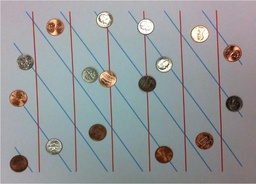
#> input picture linear_circular_hough_transform/test2.jpg, 256 x 184 px, shrunk from 880 x 634 before the run, given in place of test1.jpg, which was not available
$ python assignment_2.py
#> lines starting #> are read from the running program, lines starting #| are printed output that depends on the picture; after the words box and inside, x2 and y2 are one past the last pixel; in counts of white or black regions, pixels touching at a corner belong together; pictures that were not available may be replaced by others from this repository, and a replacement may not be noted
import os
import matplotlib.pyplot as plt
import numpy as np

from skimage import io, feature, color, util, draw
from skimage.color import rgb2gray
from numpy import linalg
from PIL import Image

def matplot_to_rgbarray(fig):
    # logic to return a matplot fig to an rgb one
    # this is John Matlab punishing me for insisting on the use of python
    fig.canvas.draw()

    rgba_buffer = fig.canvas.buffer_rgba()
    output = np.frombuffer(rgba_buffer, dtype=np.uint8)
    w, h = fig.canvas.get_width_height()
    output = output.reshape((h, w, 4))
    output = output[:, :, :3]

    plt.close(fig)
    return output

def line_detector(img):

    # take image and use canny feature
    # matlab uses a default sigma of sqrt(2), this is much more accurate to an expected matlab output
    edge_img = feature.canny(color.rgb2gray(img), sigma=np.sqrt(2))

    # only the white lines on the edges of the road are preserved using this line instead, this is much faster for evaluation purposes
    # edge_img = feature.canny(color.rgb2gray(img), sigma=1, low_threshold=0.4, high_threshold=1.2)

    # sampling freq
    theta_sample_frequency = 0.01
    rows, cols = (edge_img.shape)

    # this should stay an integer because stepping by 1 through rho
    rho_lim = int(np.ceil(np.linalg.norm([rows, cols])))

    # initialize ranges of rho and theta which will be stepped through
    rho = np.arange(-rho_lim, rho_lim, 1)
    theta = np.arange(0, np.pi, theta_sample_frequency)
    num_thetas = len(theta)
    num_rhos = len(rho)

    # creating an accumulator array with the length of rhos and thetas.
    acc = np.zeros((num_rhos, num_thetas))

    ## Performing the hough transform
    # translating matlab code into python is thankfully very nice because I do not need to worry about row/column indexing
    for indrows in range(rows):
        for indcols in range(cols):
            if edge_img[indrows, indcols] == 1:
                for theta_max in range(num_thetas):

                    th = theta[theta_max]
                    r = indcols * np.cos(th) + indrows * np.sin(th)

                    # this needs to stay an int bc it will go out of bounds otherwise.
                    rho_max = int(round(r + rho_lim))
                    if 0 <= rho_max < num_rhos:
                        acc[rho_max, theta_max] = acc[rho_max, theta_max] + 1


    I = np.argmax(acc) # grab linear index of max val
    M = acc.flat[I] # grab max val

    # we need to unravel the index to keep this code as close to matlab as possible
    rho_max_idx, theta_max_idx = np.unravel_index(I, acc.shape)

    # 2D Heatmap for accumulator
    fig_acc, ax_acc = plt.subplots()

    # 'extent' maps the indices to the actual theta and rho values for the axes
    im = ax_acc.imshow(acc, cmap='magma', extent=[theta[0], theta[-1], -rho_lim, rho_lim], aspect='auto', origin='lower')

    # Add the yellow circle marker at the peak of the LHT heatmap
    # We use the actual values from the theta and rho arrays based on the detected indices
    ax_acc.plot(theta[theta_max_idx], rho[rho_max_idx], 'o', fillstyle='none', color='yellow', markersize=10)

    ax_acc.set_title('Line Hough Space Heatmap')
    ax_acc.set_xlabel('Theta (radians)')
    ax_acc.set_ylabel('Rho (pixels)')
    plt.colorbar(im, ax=ax_acc, label='Votes')
    plt.savefig('hough_line_heatmap.png')

    m = - (np.cos(theta[theta_max_idx]) / np.sin(theta[theta_max_idx]))
    b = (rho[rho_max_idx]) / np.sin(theta[theta_max_idx])
    x_vals = np.arange(0, cols)
    y_vals = m * x_vals + b

    fig, ax = plt.subplots()
    ax.imshow(img, cmap='gray')
    # Plotting x vs y (y vs x in image coordinates)
    ax.plot(x_vals, y_vals, 'g', linewidth=2)
    ax.set_xlim(0, cols)
    ax.set_ylim(rows, 0)
    ax.axis('off')
    plt.tight_layout(pad=0)

    plt.savefig('output_line_detector.png')
    return matplot_to_rgbarray(fig)

def circle_detector(img, radii):
    gray = color.rgb2gray(img)

    edge_img = feature.canny(gray, sigma=np.sqrt(2), low_threshold=0.2, high_threshold=0.4)
    rows, cols = edge_img.shape

    theta = np.arange(0, 2 * np.pi, 0.01)
    results_img = np.copy(img)

    for r in radii:
        # Initialize Accumulator
        acc = np.zeros((rows, cols))

        # CHT Algorithm is implemented here
        edge_pixels = np.argwhere(edge_img > 0)
        for y, x in edge_pixels:
            for t in theta:
                a = int(x - r * np.cos(t))
                b = int(y - r * np.sin(t))
                if 0 <= a < cols and 0 <= b < rows:
                    acc[b, a] += 1

        max_idx = np.argmax(acc)

        # Convert flattened index back to (row, col)
        peak_b, peak_a = np.unravel_index(max_idx, acc.shape)

        # graphingg hs for this radis
        fig, (ax1, ax2) = plt.subplots(1, 2, figsize=(15, 5))

        # 2D Heatmap for Circle Accumulator
        ax1.set_title(f"Hough Space Heatmap (Radius {r})")
        im = ax1.imshow(acc, cmap='hot')
        plt.colorbar(im, ax=ax1, label='Votes')

        # Mark the highest point in hs
        ax1.plot(peak_a, peak_b, 'cx', markersize=10)

        # mark highest accumulator val on the image
        # Drawing yellow circle with thickness using multiple perimeters
        for thickness in range(4):
            rr, cc = draw.circle_perimeter(peak_b, peak_a, r + thickness, shape=results_img.shape)
            results_img[rr, cc] = [206, 16, 197] # experimenting with colors that contrast well with the image

        # Draw a larger solid disk for the center point
        rr_c, cc_c = draw.disk((peak_b, peak_a), 5, shape=results_img.shape)
        results_img[rr_c, cc_c] = [255, 0, 0] # Red center (larger radius)

        ax2.set_title(f"Detected Peak (Radius {r})")
        ax2.imshow(results_img)

        plt.savefig(f'output_circle_r{r}.png')
        plt.show()

    return results_img

if __name__ == "__main__":

    dime_size = 25
    penny_size = 31

    road_img = io.imread("./test1.jpg")
#> road_img is the input picture: shape (184, 256, 3); mean R, G, B 148.5, 151.8, 153.8
    coins_img = io.imread("./test2.jpg")

    img_line = line_detector(road_img)
#> in line_detector, `edge_img = feature.canny(color.rgb2gray(img), sigma=np.sqrt(2))`:
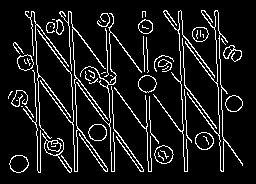
#> edge_img: shape (184, 256) bool; 10% white in thin lines or dots, all inside (x1, y1, x2, y2) = (8, 10, 243, 173)
#> after the loop in line_detector, `for indrows in range(rows):`:
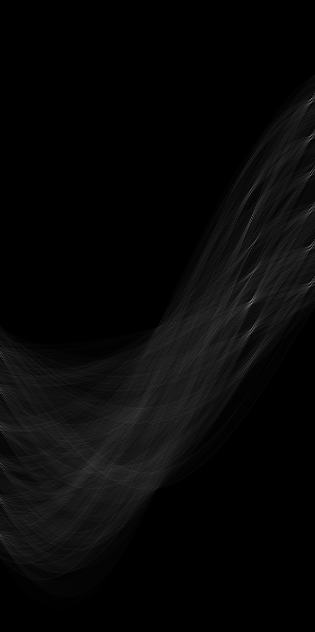
#> acc: shape (632, 315) float64; min 0, max 154, mean 7.5
#> in line_detector, `plt.savefig('hough_line_heatmap.png')`:
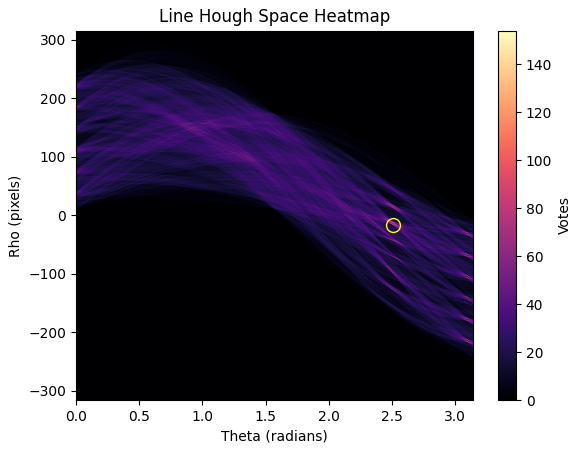
#> figure drawn by matplotlib, 2 panels
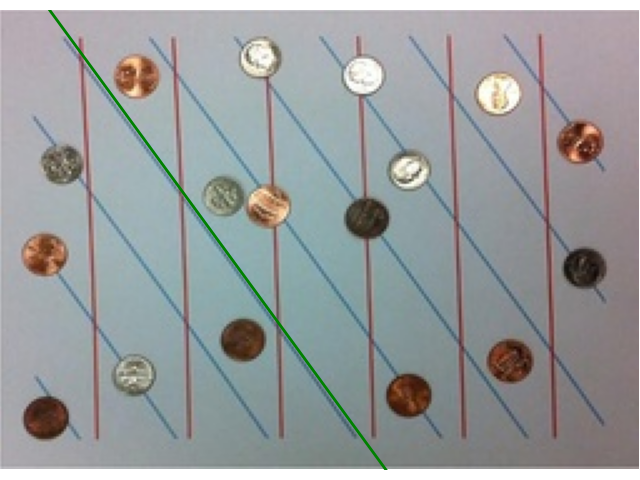
#> img_line: shape (480, 640, 3); mean R, G, B 151.9, 155.7, 156.8
    result_circle = circle_detector(coins_img, [dime_size, penny_size])
#> in circle_detector, `edge_img = feature.canny(gray, sigma=np.sqrt(2), low_threshold=0.2, hi..`: edge_img: shape (184, 256) bool; 2.8% white in thin lines or dots, all inside (x1, y1, x2, y2) = (9, 11, 243, 173)
#> the loop in circle_detector, `for r in radii:` made 2 passes
#> pass 1, in circle_detector, `plt.savefig(f'output_circle_r{r}.png')`:
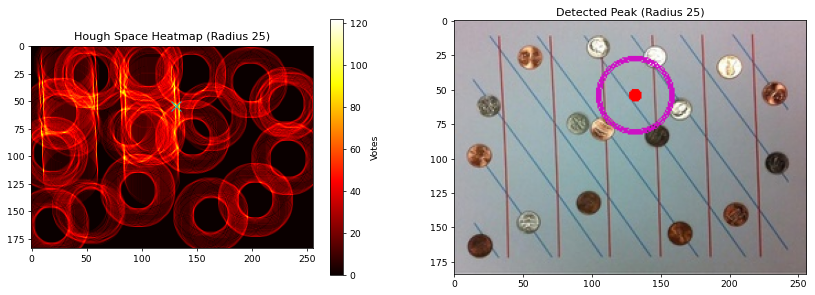
#> figure drawn by matplotlib, 3 panels
#> after the loop in circle_detector, `for r in radii:`:
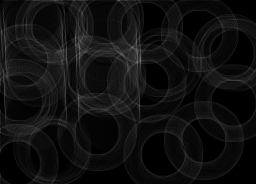
#> acc: shape (184, 256) float64; min 0, max 129, mean 15.9
#> after the loop in circle_detector, `for r in radii:`:
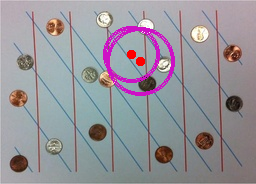
#> results_img: shape (184, 256, 3); 2.94% of pixels changed, all inside (x1, y1, x2, y2) = (103, 26, 175, 96)
